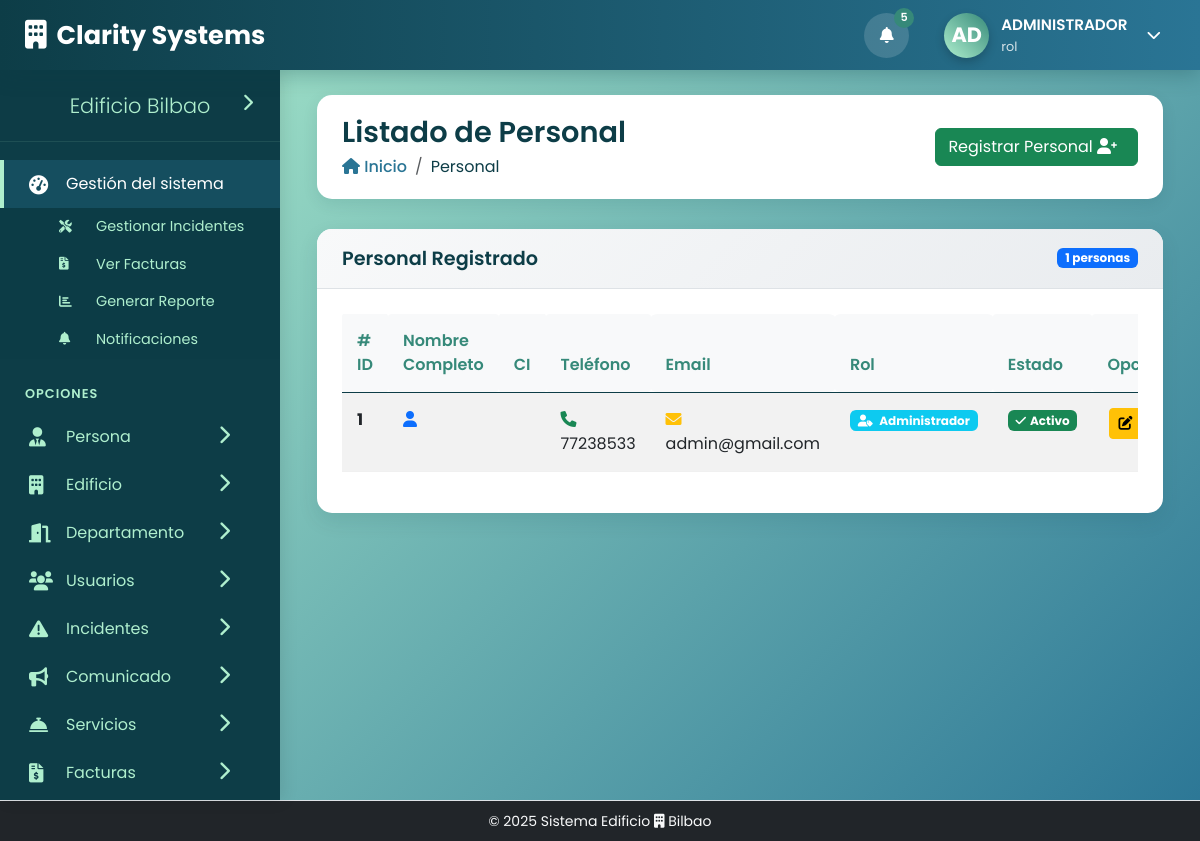
The page /public/controlador/PersonaControlador.php?action=listarPersonal on the database its author committed.
### tables this page shows
CREATE TABLE persona (
                         id_persona INT AUTO_INCREMENT PRIMARY KEY,
                         nombre VARBINARY(255) NOT NULL,
                         apellido_paterno VARBINARY(255) NOT NULL,
                         apellido_materno VARBINARY(255),
                         ci VARBINARY(255) NOT NULL,
                         telefono VARCHAR(50),
                         email VARCHAR(255),
                         estado ENUM('activo', 'inactivo') DEFAULT 'activo',
                         id_rol int,
                         FOREIGN KEY (id_rol) REFERENCES rol(id_rol)
);

CREATE TABLE rol (
                     id_rol INT NOT NULL AUTO_INCREMENT PRIMARY KEY,
                     rol VARCHAR(150) NOT NULL,
                     descripcion TEXT DEFAULT NULL
);

### public/modelo/PersonaModelo.php (called while the page is built, shortened)
<?php
class PersonaModelo
{
    private $db;
    private $table_name = "persona";
    private $encryption_key;
    public function __construct($db, $encryption_key = null){
        $this->db = $db;
        $this->encryption_key = $encryption_key ?: '1A3F6C9E2B5D8A0C7E4F1A2B3C8D5E6F7A1B2C3D4E5F6A7B8C9D0E1F2A3B4C5D6';
        if (strlen($this->encryption_key) < 32) {
            $this->encryption_key = str_pad($this->encryption_key, 32, "\0");
        } elseif (strlen($this->encryption_key) > 32) {
            $this->encryption_key = substr($this->encryption_key, 0, 32);
        }
    }
    private function decrypt($encrypted_data) {
        try {
            $data = base64_decode($encrypted_data);
            $iv = substr($data, 0, 16);
            $encrypted = substr($data, 16);
            $decrypted = openssl_decrypt($encrypted, 'AES-256-CBC', $this->encryption_key, OPENSSL_RAW_DATA, $iv);
            if ($decrypted === false) {
                throw new Exception('Error en descifrado: ' . openssl_error_string());
            }
            return $decrypted;
        } catch (Exception $e) {
            return false;
        }
    }
    public function listarPersonal(){
        $query = "SELECT * FROM " . $this->table_name . " p, rol r
                 WHERE p.id_rol = r.id_rol AND r.rol != 'Residente'";
        $stmt = $this->db->prepare($query);
        $stmt->execute();
        if ($stmt->rowCount() > 0){
            $resultados = $stmt->fetchAll(PDO::FETCH_ASSOC);
            foreach ($resultados as &$fila) {
                $fila['nombre'] = $this->decrypt($fila['nombre']);
                $fila['apellido_paterno'] = $this->decrypt($fila['apellido_paterno']);
                $fila['apellido_materno'] = $this->decrypt($fila['apellido_materno']);
            }
            return $resultados;
        }
        return [];
    }
}

### public/vista/ListarPersonalVista.php (the view, shortened to what this page needs)
<?php include("../../includes/header.php");?>
        <div class="page-header fade-in">
            <div class="page-title">
                <h1>Listado de Personal</h1>
                <nav aria-label="breadcrumb">
                    <ol class="breadcrumb">
                        <li class="breadcrumb-item"><a href="#"><i class="fas fa-home"></i> Inicio</a></li>
                        <li class="breadcrumb-item active" aria-current="page">Personal</li>
                    </ol>
                </nav>
            </div>
            <div class="page-actions">
                <a href="../vista/RegistrarPersonaVista.php" class="btn btn-success">
                    Registrar Personal <i class="fas fa-user-plus me-2"></i>
                </a>
            </div>
        </div>
        <div class="row fade-in">
            <div class="col-12">
                <div class="content-box">
                    <div class="content-box-header d-flex justify-content-between align-items-center">
                        <h5>Personal Registrado</h5>
                        <span class="badge bg-primary"><?php echo count($personal); ?> personas</span>
                    </div>
                    <div class="content-box-body">
                        <?php if (empty($personal)): ?>
                            <div class="text-center py-4">
                                <i class="fas fa-users fa-3x text-muted mb-3"></i>
                                <p class="text-muted">No hay personal registrado</p>
                                <a href="../vista/RegistrarPersonaVista.php" class="btn btn-success">
                                    <i class="fas fa-user-plus me-2"></i>Registrar Primer Personal
                                </a>
                            </div>
                        <?php else: ?>
                            <div class="table-responsive">
                                <table class="table table-hover table-striped">
                                    <thead>
                                    <tr>
                                        <th># ID</th>
                                        <th>Nombre Completo</th>
                                        <th>CI</th>
                                        <th>Teléfono</th>
                                        <th>Email</th>
                                        <th>Rol</th>
                                        <th>Estado</th>
                                        <th>Opciones</th>
                                    </tr>
                                    </thead>
                                    <tbody>
                                    <?php foreach ($personal as $persona): ?>
                                        <tr>
                                            <td><strong><?php echo htmlspecialchars($persona['id_persona']); ?></strong></td>
                                            <td>
                                                <i class="fas fa-user text-primary me-2"></i>
                                            </td>
                                            <td>
                                            </td>
                                            <td>
                                                <i class="fas fa-phone text-success me-2"></i>
                                                <?php echo htmlspecialchars($persona['telefono']); ?>
                                            </td>
                                            <td>
                                                <i class="fas fa-envelope text-warning me-2"></i>
                                                <?php echo htmlspecialchars($persona['email']); ?>
                                            </td>
                                            <td>
                                                <span class="badge bg-info">
                                                    <i class="fas fa-user-tag me-1"></i>
                                                    <?php echo htmlspecialchars($persona['rol']); ?>
                                                </span>
                                            </td>
                                            <td>
                                                <span class="badge bg-success">
                                                    <i class="fas fa-check me-1"></i>Activo
                                                </span>
                                            </td>
                                            <td>
                                                <div class="btn-group" role="group">
                                                    <button class="btn btn-warning btn-sm"
                                                            data-bs-toggle="modal"
                                                            data-bs-target="#editarPersonaModal"
                                                            data-id="<?php echo htmlspecialchars($persona['id_persona']); ?>"
                                                            data-nombre="<?php echo htmlspecialchars($persona['nombre']); ?>"
                                                            data-apellido_paterno="<?php echo htmlspecialchars($persona['apellido_paterno']); ?>"
                                                            data-apellido_materno="<?php echo htmlspecialchars($persona['apellido_materno']); ?>"
                                                            data-ci="<?php echo htmlspecialchars($persona['ci']); ?>"
                                                            data-telefono="<?php echo htmlspecialchars($persona['telefono']); ?>"
                                                            data-email="<?php echo htmlspecialchars($persona['email']); ?>"
                                                            data-id_rol="<?php echo htmlspecialchars($persona['id_rol']); ?>"
                                                            title="Editar persona">
                                                        <i class="fas fa-edit"></i>
                                                    </button>
                                                </div>
                                            </td>
                                        </tr>
                                    <?php endforeach; ?>
                                    </tbody>
                                </table>
                            </div>
                        <?php endif; ?>
                    </div>
                </div>
            </div>
        </div>
<?php include("../../includes/footer.php");?>

### includes/css/dashboard.css (style rules this page uses)
:root { --celeste: #afefce; --verde-suave: #99b6a0; --verde: #368979; --azul: #2a7595; --azul-oscuro: #0d3d47; --sidebar-width: 280px; --sidebar-collapsed-width: 70px; --header-height: 70px; --transition-speed: 0.3s; }
* { margin: 0; padding: 0; box-sizing: border-box; }
body { font-family: 'Poppins', sans-serif; background: linear-gradient(135deg, var(--celeste) 0%, var(--azul) 100%); color: #333; overflow-x: hidden; min-height: 100vh; }
.page-header { display: flex; justify-content: space-between; align-items: center; margin-bottom: 30px; background: white; padding: 20px 25px; border-radius: 15px; box-shadow: 0 5px 15px rgba(13, 61, 71, 0.1); }
.page-title h1 { font-weight: 600; color: var(--azul-oscuro); margin: 0; font-size: 1.8rem; }
.breadcrumb { background: none; padding: 0; margin: 5px 0 0; }
.breadcrumb-item a { color: var(--azul); text-decoration: none; font-weight: 500; }
.breadcrumb-item.active { color: var(--azul-oscuro); }
.content-box { background: white; border-radius: 15px; box-shadow: 0 8px 20px rgba(13, 61, 71, 0.1); margin-bottom: 30px; overflow: hidden; transition: all 0.3s; }
.content-box-header { padding: 18px 25px; border-bottom: 1px solid #f0f0f0; display: flex; justify-content: space-between; align-items: center; background: linear-gradient(to right, #f8f9fa, white); }
.content-box-header h5 { font-weight: 600; margin: 0; color: var(--azul-oscuro); font-size: 1.2rem; }
.content-box-body { padding: 25px; }
.table thead th { color:var(--verde); border-color: #0d3d47; font-weight: 600; padding: 15px; border-radius: 4%; }
.table tbody tr { transition: all 0.2s; }
.table tbody td { padding: 15px; border-color: #f0f0f0; }
.fade-in { animation: fadeIn 0.6s ease-in-out; }

### public/vista/ListarPersonalVista.php (style rules this page uses)
.content-box-header { background: linear-gradient(135deg, #f8f9fa 0%, #e9ecef 100%); border-bottom: 1px solid #dee2e6; }
.table th { border-top: none; font-weight: 600; color: var(--azul-oscuro); background-color: #f8f9fa; }
.btn-group .btn { margin: 0 2px; }
.badge { font-size: 0.75rem; }

### rows shown on the page
persona: id_persona "1", telefono "77238533", email "admin@gmail.com", id_rol.rol "Administrador"

### other values the page prints
count($personal) "1"
